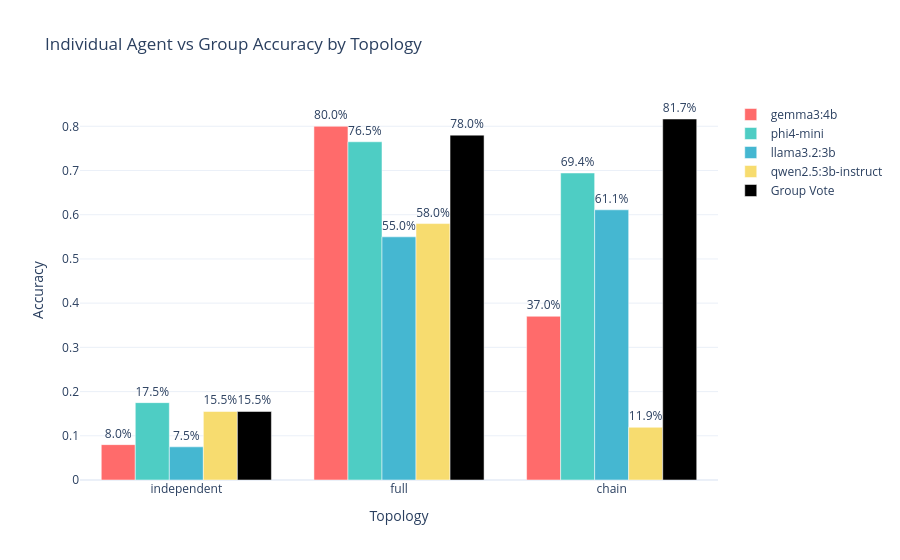

The notebook cell this image was saved under:
### Markdown cell above
#### Individual Agent Accuracy vs Group Accuracy

Does (majority) voting actually help? Comparing individual agent accuracy to the group's majority-vote accuracy.

### Code cell
# All rows with max round per group (one per agent)
max_rounds = df.groupby(["topology", "question_idx"])["round"].max().reset_index()
max_rounds.columns = ["topology", "question_idx", "max_round"]

last_round = df.merge(max_rounds, on=["topology", "question_idx"])
last_round = last_round[last_round["round"] == last_round["max_round"]]

# Calculate individual agent accuracy
individual_acc = (
    last_round.groupby(["topology", "agent_id"])
    .apply(lambda g: (g["answer"] == g["expected_answer"]).mean())
    .reset_index(name="accuracy")
)
individual_acc["agent_id"] = individual_acc["agent_id"].map(AGENT_NAME_MAP)

# Add group accuracy
group_acc = q_level.groupby("topology")["correct"].mean().reset_index()
group_acc["agent_id"] = "Group Vote"
group_acc.columns = ["topology", "accuracy", "agent_id"]

# Combining individual and group accuracy
combined = pd.concat([individual_acc, group_acc], ignore_index=True)

agent_color_map = AGENT_COLORS.copy()
agent_color_map["Group Vote"] = "#000000"

fig = px.bar(
    combined, x="topology", y="accuracy",
    color="agent_id", barmode="group",
    title="Individual Agent vs Group Accuracy by Topology",
    labels={"accuracy": "Accuracy", "topology": "Topology", "agent_id": ""},
    text=combined["accuracy"].apply(lambda x: f"{x:.1%}"),
    category_orders={"topology": ["independent", "full", "chain"]},
    color_discrete_map=agent_color_map
)

fig.update_traces(textposition="outside")

fig.show()
fig.write_image("figures/individual_vs_group_accuracy.png", scale=2, width=1500)

### Figure 1 — Plotly figure (JSON) as saved in the notebook; plotly's stock layout.template omitted (floating-point values rounded to 4 significant figures)
{"data": [{"alignmentgroup": "True", "hovertemplate": "=gemma3:4b<br>Topology=%{x}<br>Accuracy=%{y}<br>text=%{text}<extra></extra>", "legendgroup": "gemma3:4b", "marker": {"color": "#FF6B6B", "pattern": {"shape": ""}}, "name": "gemma3:4b", "offsetgroup": "gemma3:4b", "orientation": "v", "showlegend": true, "text": ["37.0%", "80.0%", "8.0%"], "textposition": "outside", "type": "bar", "x": ["chain", "full", "independent"], "xaxis": "x", "y": [0.3704, 0.8, 0.08], "yaxis": "y"}, {"alignmentgroup": "True", "hovertemplate": "=phi4-mini<br>Topology=%{x}<br>Accuracy=%{y}<br>text=%{text}<extra></extra>", "legendgroup": "phi4-mini", "marker": {"color": "#4ECDC4", "pattern": {"shape": ""}}, "name": "phi4-mini", "offsetgroup": "phi4-mini", "orientation": "v", "showlegend": true, "text": ["69.4%", "76.5%", "17.5%"], "textposition": "outside", "type": "bar", "x": ["chain", "full", "independent"], "xaxis": "x", "y": [0.6944, 0.765, 0.175], "yaxis": "y"}, {"alignmentgroup": "True", "hovertemplate": "=llama3.2:3b<br>Topology=%{x}<br>Accuracy=%{y}<br>text=%{text}<extra></extra>", "legendgroup": "llama3.2:3b", "marker": {"color": "#45B7D1", "pattern": {"shape": ""}}, "name": "llama3.2:3b", "offsetgroup": "llama3.2:3b", "orientation": "v", "showlegend": true, "text": ["61.1%", "55.0%", "7.5%"], "textposition": "outside", "type": "bar", "x": ["chain", "full", "independent"], "xaxis": "x", "y": [0.6111, 0.55, 0.075], "yaxis": "y"}, {"alignmentgroup": "True", "hovertemplate": "=qwen2.5:3b-instruct<br>Topology=%{x}<br>Accuracy=%{y}<br>text=%{text}<extra></extra>", "legendgroup": "qwen2.5:3b-instruct", "marker": {"color": "#F7DC6F", "pattern": {"shape": ""}}, "name": "qwen2.5:3b-instruct", "offsetgroup": "qwen2.5:3b-instruct", "orientation": "v", "showlegend": true, "text": ["11.9%", "58.0%", "15.5%"], "textposition": "outside", "type": "bar", "x": ["chain", "full", "independent"], "xaxis": "x", "y": [0.1193, 0.58, 0.155], "yaxis": "y"}, {"alignmentgroup": "True", "hovertemplate": "=Group Vote<br>Topology=%{x}<br>Accuracy=%{y}<br>text=%{text}<extra></extra>", "legendgroup": "Group Vote", "marker": {"color": "#000000", "pattern": {"shape": ""}}, "name": "Group Vote", "offsetgroup": "Group Vote", "orientation": "v", "showlegend": true, "text": ["81.7%", "78.0%", "15.5%"], "textposition": "outside", "type": "bar", "x": ["chain", "full", "independent"], "xaxis": "x", "y": [0.8165, 0.78, 0.155], "yaxis": "y"}], "layout": {"barmode": "group", "legend": {"title": {"text": ""}, "tracegroupgap": 0}, "title": {"text": "Individual Agent vs Group Accuracy by Topology"}, "xaxis": {"anchor": "y", "categoryarray": ["independent", "full", "chain"], "categoryorder": "array", "domain": [0, 1], "title": {"text": "Topology"}}, "yaxis": {"anchor": "x", "domain": [0, 1], "title": {"text": "Accuracy"}}}}
